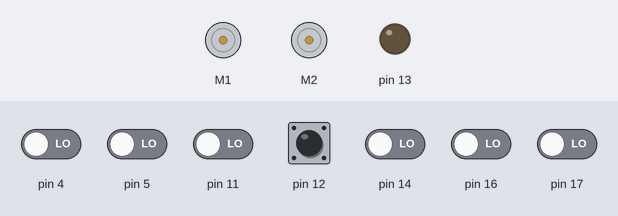
A sketch run on a simulated Arduino Uno, built with avr-gcc and run on an emulated ATmega328P. Shown: 2 × DC motor (green arrow = forward, orange = backward, longer = faster), output pins drawn as LEDs (lit = HIGH). Inputs (shaded band) come from the test bench; at power-on: pin 12 HIGH, pin 4, pin 5, pin 11, pin 14, pin 16, pin 17 LOW.

Above: at 0.8 s.
0.9 s: pin 12 pulled LOW for 0.15 s
At 1.8 s:
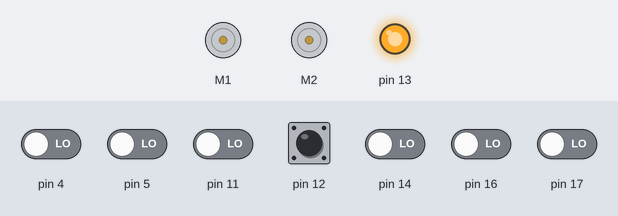
At 2.9 s:
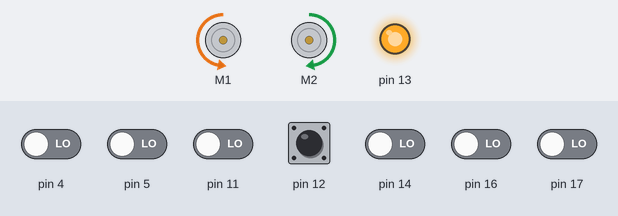
4.0 s: pin 5 driven HIGH
7.0 s: pin 4 driven HIGH
At 8.2 s:
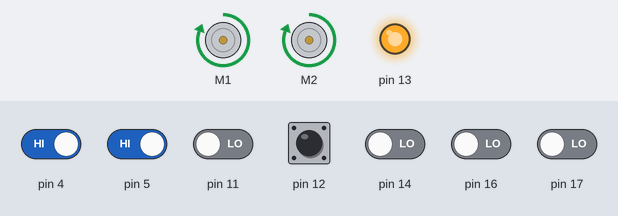
8.5 s: pin 4 driven LOW
At 9.3 s:
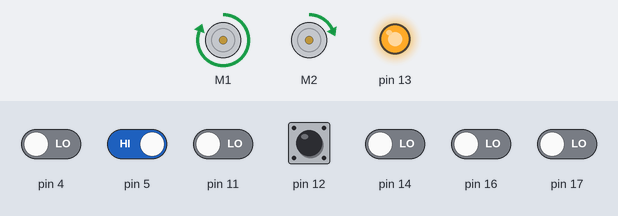
11.5 s: pin 14 driven HIGH
13.0 s: pin 14 driven LOW
Timing chart, 0 to 17.0 s (numbered marks = the images above; inputs shaded):
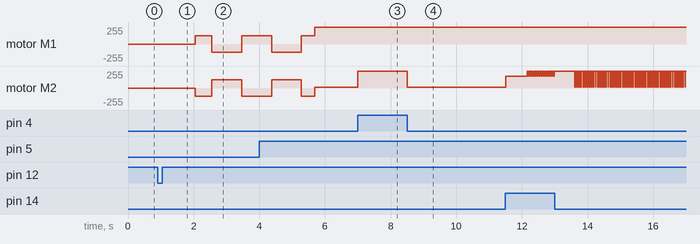

Measured:
- after the input at 0.9 s, pin 13: LOW → HIGH after 0.15 s; motor M1: stopped → forward 127/255 after 1.2 s, → backward 127/255 0.50 s later, → forward 127/255 0.91 s later; motor M2: stopped → backward 127/255 after 1.2 s, → forward 127/255 0.50 s later, → backward 127/255 0.91 s later
- after the input at 7.0 s, motor M2: forward 15/255 → forward 255/255 at once
- after the input at 8.5 s, motor M2: forward 255/255 → forward 15/255 at once

The sketch:

LineFollower.ino
```cpp
#include <QTRSensors.h>
#include <ZumoReflectanceSensorArray.h>
#include <ZumoMotors.h>
#include <ZumoBuzzer.h>
#include <Pushbutton.h>

//test

ZumoReflectanceSensorArray reflectanceSensors;
ZumoMotors motors;
Pushbutton button(ZUMO_BUTTON);
int lastError = 0;
int count = 0;

const int MAX_SPEED = 650;

void lightsOn() {
  digitalWrite(13, HIGH);
}

void lightsOff() {
  digitalWrite(13, LOW);
}

void setup() {
  reflectanceSensors.init();
  button.waitForButton();
  pinMode(13, OUTPUT);
  lightsOn();
  delay(1000);
  int i;
  for(i = 0; i < 80; i++)
  {
    if ((i > 10 && i <= 30) || (i > 50 && i <= 70))
      motors.setSpeeds(-200, 200);
    else
      motors.setSpeeds(200, -200);
    reflectanceSensors.calibrate();
    delay(20);
  }

  motors.setSpeeds(0,0);
}

int getDirection() {
  unsigned int sensors[6];
  int position = reflectanceSensors.readLine(sensors);
  int error = position - 2500;
  int speedDifference = error / 4 + 6 * (error - lastError);
  lastError = error;
  return speedDifference;
}

void loop() {
  count++;

if(count >= 2100)
{
  motors.setSpeeds(700, 700);
}

  int lineDirection = getDirection();
  int m1Speed = MAX_SPEED + lineDirection;
  int m2Speed = MAX_SPEED - lineDirection;
  if (m1Speed < 0)
    m1Speed = 0;
  if (m2Speed < 0)
    m2Speed = 0;
  if (m1Speed > MAX_SPEED)
    m1Speed = MAX_SPEED;
  if (m2Speed > MAX_SPEED)
    m2Speed = MAX_SPEED;

//  if (m1Speed == 0 && m2Speed == MAX_SPEED)
//  {
//    motors.setSpeeds(500, 500);
//  } else if (m2Speed == 0 && m1Speed == MAX_SPEED) {
//    motors.setSpeeds(500, 500);
//  } else
    motors.setSpeeds(m1Speed, m2Speed);
}
```
